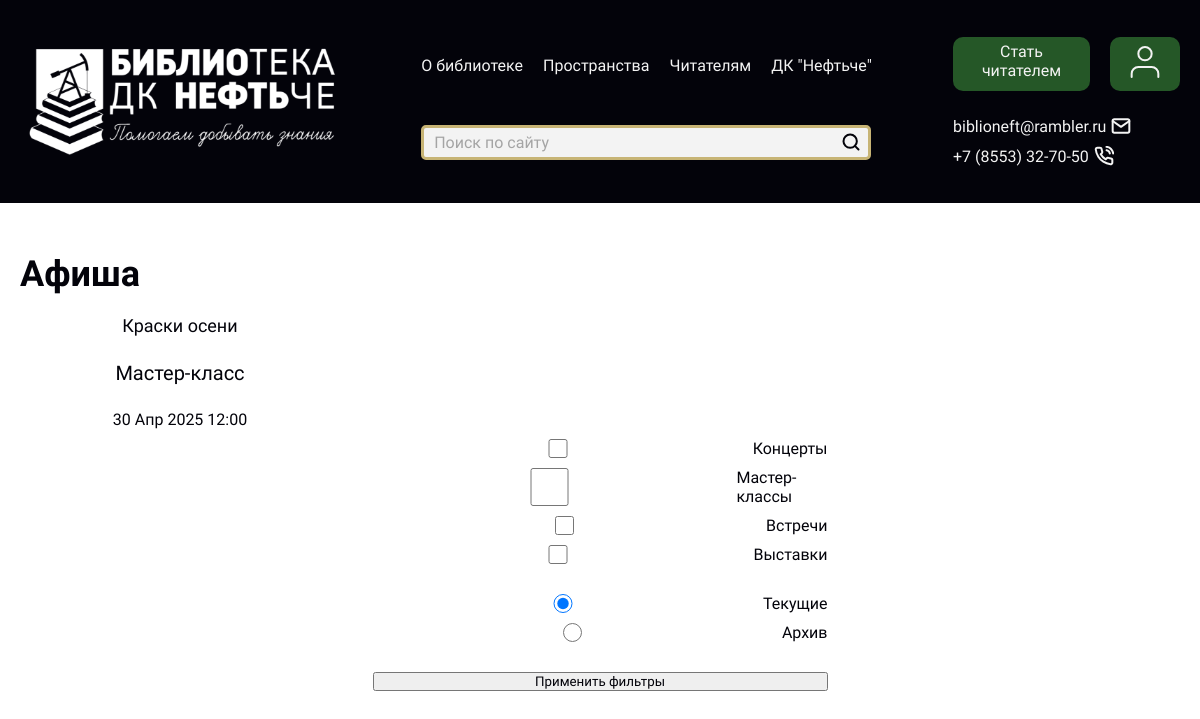
The app's page /playbill (signed in) with its own data.
### main/models.py (models this page shows, shortened)
class Event(models.Model):
    EVENT_TYPES = [
        ('concert', 'Концерт'),
        ('lecture', 'Лекция'),
        ('workshop', 'Мастер-класс'),
        ('meetup', 'Встреча'),
        ('other', 'Другое'),
    ]
    title = models.CharField(max_length=200, verbose_name="Название мероприятия")
    description = models.TextField(verbose_name="Описание", blank=True, null=True)
    event_type = models.CharField(max_length=50, choices=EVENT_TYPES, verbose_name="Тип мероприятия")
    start_date = models.DateTimeField(verbose_name="Дата и время начала")
    location = models.CharField(max_length=200, verbose_name="Место проведения")
    organizer = models.ForeignKey(
        User,
        on_delete=models.SET_NULL,  # Если организатор удален, оставить событие
        null=True,
        blank=True,
        verbose_name="Организатор",
        related_name="organized_events"
    )
    participants = models.ManyToManyField(
        User,
        related_name="events_participated",
        blank=True,
        verbose_name="Зрители"
    )
    max_participants = models.PositiveIntegerField(
        verbose_name="Максимальное количество зрителей",
        validators=[MinValueValidator(1)],
        blank=True,
        null=True
    )
    is_active = models.BooleanField(default=True, verbose_name="Активно")
    created_at = models.DateTimeField(auto_now_add=True, verbose_name="Дата создания")
    updated_at = models.DateTimeField(auto_now=True, verbose_name="Дата обновления")

### main/views.py (the view)
# urls.py: path('playbill', views.playbill, name='playbill')
def playbill(request):
    selected_types = request.GET.getlist('event_type')
    status_filter = request.GET.get('status', 'current')
    events = Event.objects.all()
    if selected_types:
        events = events.filter(event_type__in=selected_types)
    now = timezone.now()
    if status_filter == 'current':
        events = events.filter(start_date__gte=now)
    elif status_filter == 'archive':
        events = events.filter(start_date__lt=now)
    events = events.order_by('start_date')
    context = {
        'events': events,
        'selected_types': selected_types,
        'status_filter': status_filter,
    }
    return render(request, 'pages/playbill.html', context)

### main/templates/pages/playbill.html
{% extends 'base.html' %}
{% load static %}
{% block content %}
<div class="container">
    <h1 class="sign_title">Афиша</h1>
        <div class="plabill_container">
        {% for event in events %}
        <div class="playbill_card">
            <div class="event_card">
                <a href="{% url 'event_detail' event.pk %}" class="event_title">{{ event.title }}</a>
                <p class="event_type">{{ event.get_event_type_display }}</p>
                <p class="event_date">{{ event.start_date|date:"d M Y H:i" }}</p>
            </div>
        </div>
        {% empty %}
        <div class="playbill_card">
            <p>Нет мероприятий</p>
        </div>
        {% endfor %}
    </div>
    <form method="get" action="{% url 'playbill' %}" class="filter-form">
        <div class="filter">
            <div class="categories">
                <div>
                    <input type="checkbox" id="concert" name="event_type" value="concert"
                           {% if 'concert' in selected_types %}checked{% endif %}>
                    <label for="concert">Концерты</label>
                </div>
                <div>
                    <input type="checkbox" id="workshop" name="event_type" value="workshop"
                           {% if 'workshop' in selected_types %}checked{% endif %}>
                    <label for="workshop">Мастер-классы</label>
                </div>
                <div>
                    <input type="checkbox" id="meetup" name="event_type" value="meetup"
                           {% if 'meetup' in selected_types %}checked{% endif %}>
                    <label for="meetup">Встречи</label>
                </div>
                <div>
                    <input type="checkbox" id="other" name="event_type" value="other"
                           {% if 'other' in selected_types %}checked{% endif %}>
                    <label for="other">Выставки</label>
                </div>
            </div>
            <div class="running">
                <div>
                    <input type="radio" name="status" id="current" value="current"
                           {% if status_filter == 'current' %}checked{% endif %}>
                    <label for="current">Текущие</label>
                </div>
                <div>
                    <input type="radio" name="status" id="archive" value="archive"
                           {% if status_filter == 'archive' %}checked{% endif %}>
                    <label for="archive">Архив</label>
                </div>
            </div>
            <button type="submit" class="filter-button">Применить фильтры</button>
        </div>
    </form>
</div>
{% endblock %}

### main/static/style.css (style rules this page uses)
* { box-sizing: border-box; margin: 0; padding: 0; font-family: Unbounded; color: #03030A; scroll-behavior: smooth; list-style: none; }
.container { max-width: 1760px; padding: 0 20px; margin: 0 auto; }
a { text-decoration: none; }
form { display: flex; flex-direction: column; margin: 0 auto; max-width: 455px; gap: 10px; }
label { display: none; }
form input, form textarea, form select { border: 3px solid #C7B475; background: #f3f3f3; outline: none; border-radius: 5px; padding: 5px 10px; width: 450px; }
form input::placeholder { color: #A4A4A4; }
.event_card { text-align: center; display: flex; flex-direction: column; gap: 15px; }
.book_title_link, .event_title { font-size: 18px; font-weight: 500; }
.event_type { font-size: 20px; margin: 10px 0; }
.event_date, .event_location { margin-bottom: 10px; }
.sign_title { font-size: 36px; margin-top: 50px; margin-bottom: 20px; }
.plabill_container { max-width: 1370px; }
.filter { display: flex; flex-direction: column; gap: 30px; }
.filter label { display: block; }
.categories, .running, .categories div, .running div { display: flex; gap: 10px; }
.categories, .running { flex-direction: column; }
.playbill_card { max-width: 320px; }

### records on screen
Event: title "Краски осени", event_type "Мастер-класс", start_date "30 Апр 2025 12:00"
